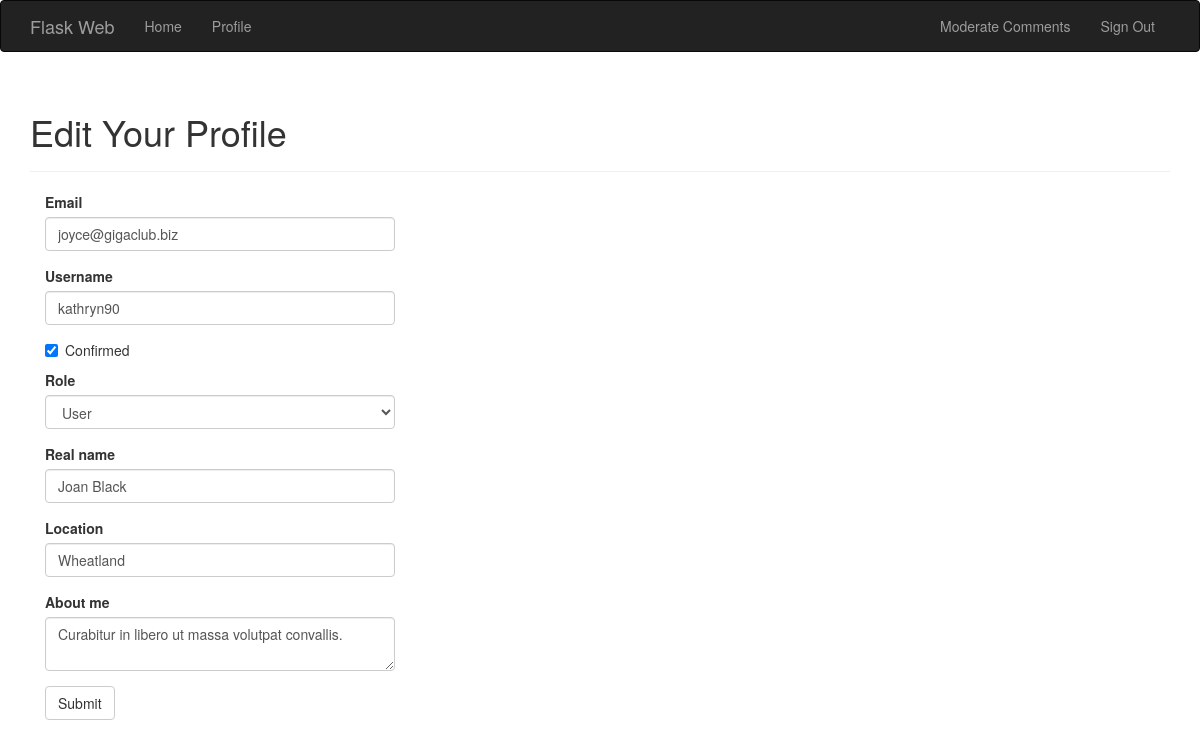
/edit-profile/76 (signed in), run on the app's committed database.
### app/models.py (models this page shows, shortened)
class User(UserMixin, db.Model):
	__tablename__ = 'users'
	id = db.Column(db.Integer, primary_key = True)
	email = db.Column(db.String(64), unique=True, index=True)
	username = db.Column(db.String(64), unique = True)
	password_hash = db.Column(db.String(128))
	role_id = db.Column(db.Integer, db.ForeignKey('roles.id'))
	confirmed = db.Column(db.Boolean, default=False)
	name = db.Column(db.String(64))
	location = db.Column(db.String(64))
	about_me = db.Column(db.Text())
	member_since =db.Column(db.DateTime(), default=datetime.utcnow)
	last_seen = db.Column(db.DateTime(), default=datetime.utcnow)
	avatar_hash = db.Column(db.String(32))
	posts = db.relationship('Post', backref='au', lazy='dynamic')
	followed = db.relationship('Follow',
								foreign_keys=[Follow.follower_id],
								backref=db.backref('follower', lazy='joined'),
								lazy='dynamic',
								cascade='all, delete-orphan')
	followers = db.relationship('Follow',
								foreign_keys=[Follow.followed_id],
								backref=db.backref('followed', lazy='joined'),
								lazy='dynamic',
								cascade='all, delete-orphan')
	comments = db.relationship('Comment', backref='author', lazy='dynamic')
	@property
	def password(self):
		raise AttributeError('password is not a readable attribute')
	def can(self, permissions):
		return self.role is not None and \
				(self.role.permissions & permissions) == permissions
	def ping(self):
		self.last_seen = datetime.utcnow()
		db.session.add(self)

### app/main/views.py (the view, shortened to what this page needs)
@main.route('/edit-profile/<int:id>', methods=['GET', 'POST'])
@login_required
@admin_required
def edit_profile_admin(id):
	user = User.query.get_or_404(id)
	form = EditProfileAdminForm(user=user)
	form.email.data = user.email
	form.username.data = user.username
	form.confirmed.data = user.confirmed
	form.role.data = user.role_id
	form.name.data = user.name
	form.location.data = user.location
	form.about_me.data = user.about_me
	return render_template('edit_profile.html', form=form)

### app/main/forms.py (shortened to what this page needs)
class EditProfileAdminForm(FlaskForm):
	email = StringField('Email', validators=[Required(),Length(1, 46),
											Email()])
	username = StringField('Username', validators=[
		Required(), Length(1, 64), Regexp('^[A-Za-z][A-Za-z0-9_]*$', 0, 'invalid format')])
	confirmed = BooleanField('Confirmed')
	role = SelectField('Role', coerce=int)
	name = StringField('Real name', validators=[Length(0, 64)])
	location = StringField('Location', validators=[Length(0, 64)])
	about_me = TextAreaField('About me')
	submit = SubmitField('Submit')
	def __init__(self, user, *args, **kwargs):
		super(EditProfileAdminForm, self).__init__(*args, **kwargs)
		self.role.choices = [(role.id, role.name) for role in Role.query.order_by(Role.name).all()]
		self.user = user

### app/auth/views.py (called while the page is built)
@auth.before_app_request
def before_request():
	print('into before_request...............')
	print('is_authenticated...............{}'.format(current_user.is_authenticated))
	print('request................{}'.format(request))
	if current_user.is_authenticated:
		current_user.ping()
		if not current_user.confirmed and request.endpoint[:5] != 'auth.' and request.endpoint != 'static':
			return redirect(url_for('auth.unconfirmed'))

### app/main/__init__.py (called while the page is built)
@main.app_context_processor
def inject_permission():
	return dict(Permission=Permission)

### app/main/views.py (called while the page is built)
@main.after_app_request
def after_app_request(response):
	for query in get_debug_queries():
		if query.duration > current_app.config['FLASKY_SLOW_DB_QUERY_TIME']:
			current_app.logger.warning(
				'Slow query: {}\nParameters: {}\nnDuration: {}\nContext: {}\n'.format(
					query.statement, query.parameters, query.duration, query.context))
	return response

### app/models.py (called while the page is built)
@login_manager.user_loader
def load_user(user_id):
	print('into...load_user{}'.format(user_id))
	return User.query.get(int(user_id))

### app/templates/edit_profile.html (shortened to what this page needs)
{% extends "bootstrap_base.html" %}
{% import "bootstrap/wtf.html" as wtf %}
{% block page_content %}
<div class="page-header">
	<h1>Edit Your Profile</h1>
</div>
<div class="col-md-4">
	{{ wtf.quick_form(form) }}
</div>
{% endblock %}

### data on the page
User: email "joyce@gigaclub.biz", username "kathryn90", confirmed "☑", role "User", name "Joan Black", location "Wheatland", about_me "Curabitur in libero ut massa volutpat convallis."
